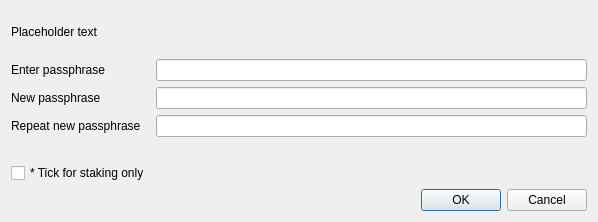
<?xml version="1.0" encoding="UTF-8"?>
<ui version="4.0">
 <class>AskPassphraseDialog</class>
 <widget class="QDialog" name="AskPassphraseDialog">
  <property name="geometry">
   <rect>
    <x>0</x>
    <y>0</y>
    <width>598</width>
    <height>222</height>
   </rect>
  </property>
  <property name="sizePolicy">
   <sizepolicy hsizetype="Preferred" vsizetype="Minimum">
    <horstretch>0</horstretch>
    <verstretch>0</verstretch>
   </sizepolicy>
  </property>
  <property name="minimumSize">
   <size>
    <width>550</width>
    <height>0</height>
   </size>
  </property>
  <property name="windowTitle">
   <string>Passphrase Dialog</string>
  </property>
  <layout class="QVBoxLayout" name="verticalLayout">
   <property name="sizeConstraint">
    <enum>QLayout::SetMinimumSize</enum>
   </property>
   <item>
    <widget class="QLabel" name="warningLabel">
     <property name="text">
      <string notr="true">Placeholder text</string>
     </property>
     <property name="textFormat">
      <enum>Qt::RichText</enum>
     </property>
     <property name="wordWrap">
      <bool>true</bool>
     </property>
    </widget>
   </item>
   <item>
    <layout class="QFormLayout" name="formLayout">
     <property name="sizeConstraint">
      <enum>QLayout::SetMinimumSize</enum>
     </property>
     <property name="fieldGrowthPolicy">
      <enum>QFormLayout::AllNonFixedFieldsGrow</enum>
     </property>
     <item row="0" column="0">
      <widget class="QLabel" name="passLabel1">
       <property name="text">
        <string>Enter passphrase</string>
       </property>
      </widget>
     </item>
     <item row="0" column="1">
      <widget class="QLineEdit" name="passEdit1">
       <property name="echoMode">
        <enum>QLineEdit::Password</enum>
       </property>
      </widget>
     </item>
     <item row="1" column="0">
      <widget class="QLabel" name="passLabel2">
       <property name="text">
        <string>New passphrase</string>
       </property>
      </widget>
     </item>
     <item row="1" column="1">
      <widget class="QLineEdit" name="passEdit2">
       <property name="echoMode">
        <enum>QLineEdit::Password</enum>
       </property>
      </widget>
     </item>
     <item row="2" column="0">
      <widget class="QLabel" name="passLabel3">
       <property name="text">
        <string>Repeat new passphrase</string>
       </property>
      </widget>
     </item>
     <item row="2" column="1">
      <widget class="QLineEdit" name="passEdit3">
       <property name="echoMode">
        <enum>QLineEdit::Password</enum>
       </property>
      </widget>
     </item>
     <item row="3" column="1">
      <widget class="QLabel" name="capsLabel">
       <property name="font">
        <font>
         <weight>75</weight>
         <bold>true</bold>
        </font>
       </property>
       <property name="text">
        <string/>
       </property>
       <property name="alignment">
        <set>Qt::AlignCenter</set>
       </property>
      </widget>
     </item>
     <item row="4" column="0">
      <widget class="QCheckBox" name="stakingCheckBox">
       <property name="toolTip">
        <string>Serves to disable the trivial sendmoney when OS account compromised. Provides no real security.</string>
       </property>
       <property name="text">
        <string>* Tick for staking only</string>
       </property>
       <property name="visible">
        <bool>false</bool>
       </property>
      </widget>
     </item>
    </layout>
   </item>
   <item>
    <widget class="QDialogButtonBox" name="buttonBox">
     <property name="orientation">
      <enum>Qt::Horizontal</enum>
     </property>
     <property name="standardButtons">
      <set>QDialogButtonBox::Cancel|QDialogButtonBox::Ok</set>
     </property>
    </widget>
   </item>
  </layout>
 </widget>
 <resources/>
 <connections>
  <connection>
   <sender>buttonBox</sender>
   <signal>accepted()</signal>
   <receiver>AskPassphraseDialog</receiver>
   <slot>accept()</slot>
   <hints>
    <hint type="sourcelabel">
     <x>20</x>
     <y>20</y>
    </hint>
    <hint type="destinationlabel">
     <x>20</x>
     <y>20</y>
    </hint>
   </hints>
  </connection>
  <connection>
   <sender>buttonBox</sender>
   <signal>rejected()</signal>
   <receiver>AskPassphraseDialog</receiver>
   <slot>reject()</slot>
   <hints>
    <hint type="sourcelabel">
     <x>20</x>
     <y>20</y>
    </hint>
    <hint type="destinationlabel">
     <x>20</x>
     <y>20</y>
    </hint>
   </hints>
  </connection>
 </connections>
</ui>
